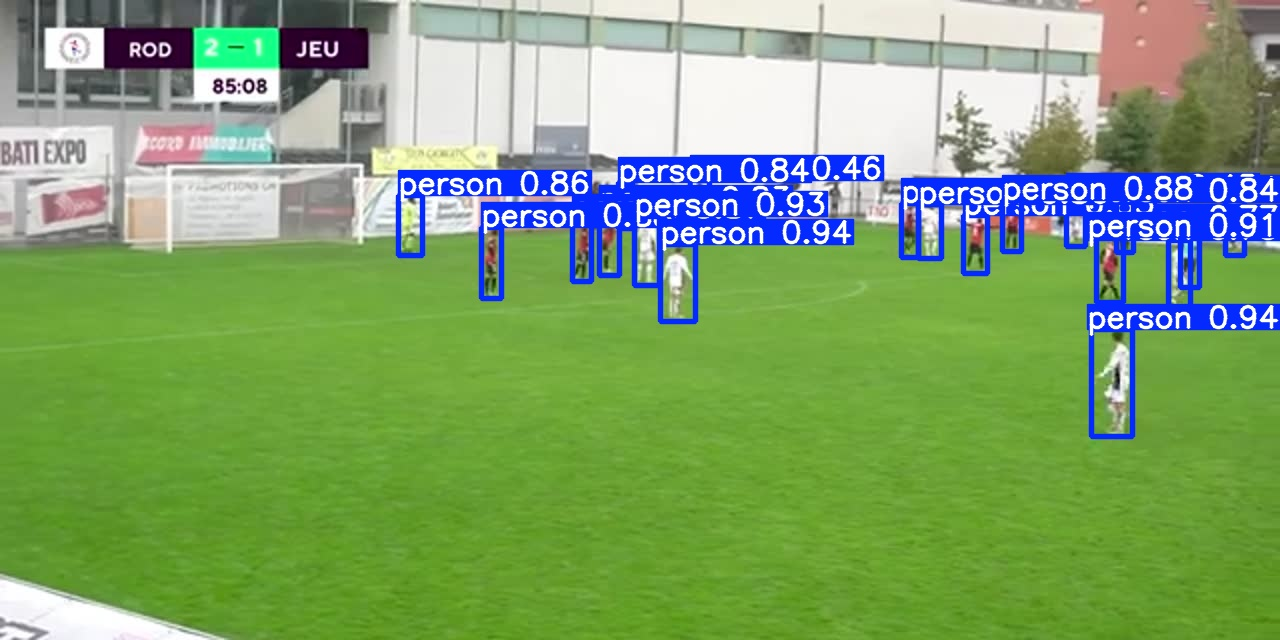
#> input picture DETECTION_SAMPLE.jpg, 1280 x 640 px
$ python -i auto_calibrate_pitch.py   (imports and definitions only)
#> lines starting #> are read from the running program, lines starting #| are printed output that depends on the picture; after the words box and inside, x2 and y2 are one past the last pixel; in counts of white or black regions, pixels touching at a corner belong together
import argparse
from pathlib import Path
import json

import cv2
import numpy as np


def detect_pitch_mask(img):
    hsv = cv2.cvtColor(img, cv2.COLOR_BGR2HSV)
    # broad green range; tweak if needed
    lower = np.array([25, 30, 30])
    upper = np.array([90, 255, 255])
    mask = cv2.inRange(hsv, lower, upper)
    mask = cv2.medianBlur(mask, 5)
    kernel = np.ones((5, 5), np.uint8)
    mask = cv2.morphologyEx(mask, cv2.MORPH_CLOSE, kernel, iterations=2)
    return mask


# [69 lines left out: functions cluster_lines, fit_lines, intersections, order_corners, not called in this run]


def auto_calibrate(frame_path, pitch_w=105.0, pitch_h=68.0):
#> called with frame_path = '../DETECTION_SAMPLE.jpg', pitch_w = 105, pitch_h = 68
    img = cv2.imread(str(frame_path))
#> img is the input picture: shape (640, 1280, 3); mean B, G, R 108.2, 162.4, 127.8
    if img is None:
        raise RuntimeError(f"Cannot read image: {frame_path}")
    h, w = img.shape[:2]
#> h = 640; w = 1280

    mask = detect_pitch_mask(img)
#> in detect_pitch_mask, `hsv = cv2.cvtColor(img, cv2.COLOR_BGR2HSV)`: hsv: shape (640, 1280, 3); mean H, S, V 53.7, 126.5, 176.1
#> in detect_pitch_mask, `mask = cv2.inRange(hsv, lower, upper)`:
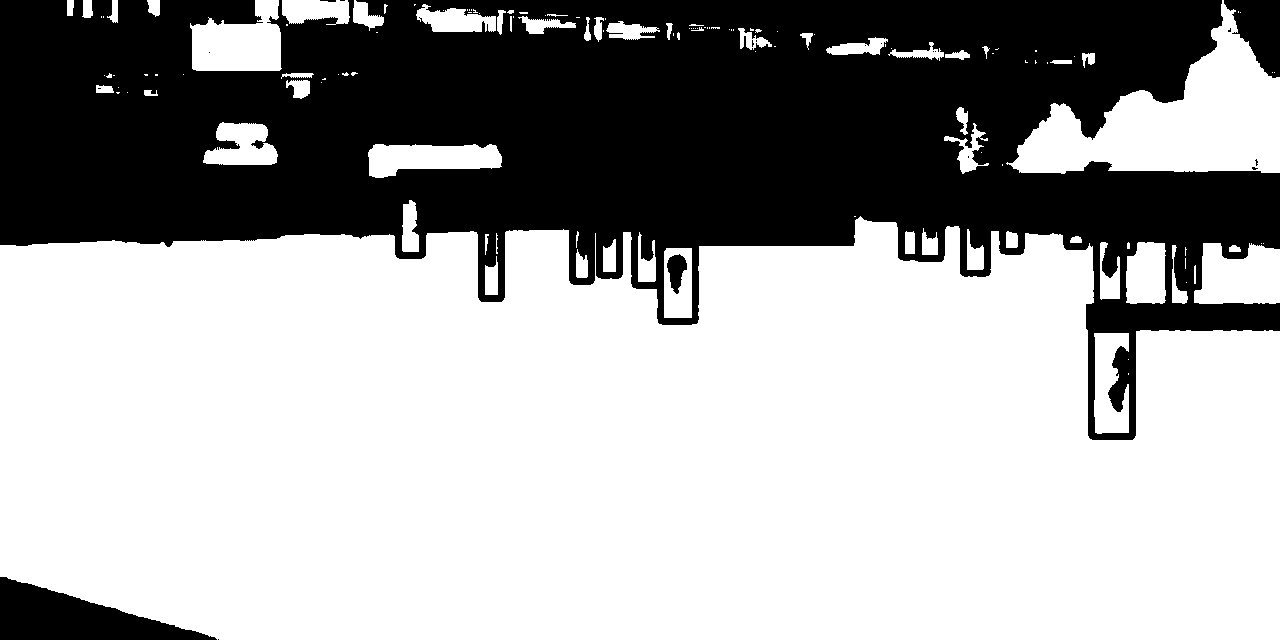
#> mask: shape (640, 1280); 64.5% white; 19 black regions (14 under 20 px), largest, box (x1, y1, x2, y2) and area: (0, 0, 1280, 440) 280745, (0, 577, 217, 640) 7144, (1224, 0, 1280, 78) 2702, (667, 254, 687, 294) 489, (320, 0, 336, 2) 24
#> in detect_pitch_mask, `mask = cv2.medianBlur(mask, 5)`:
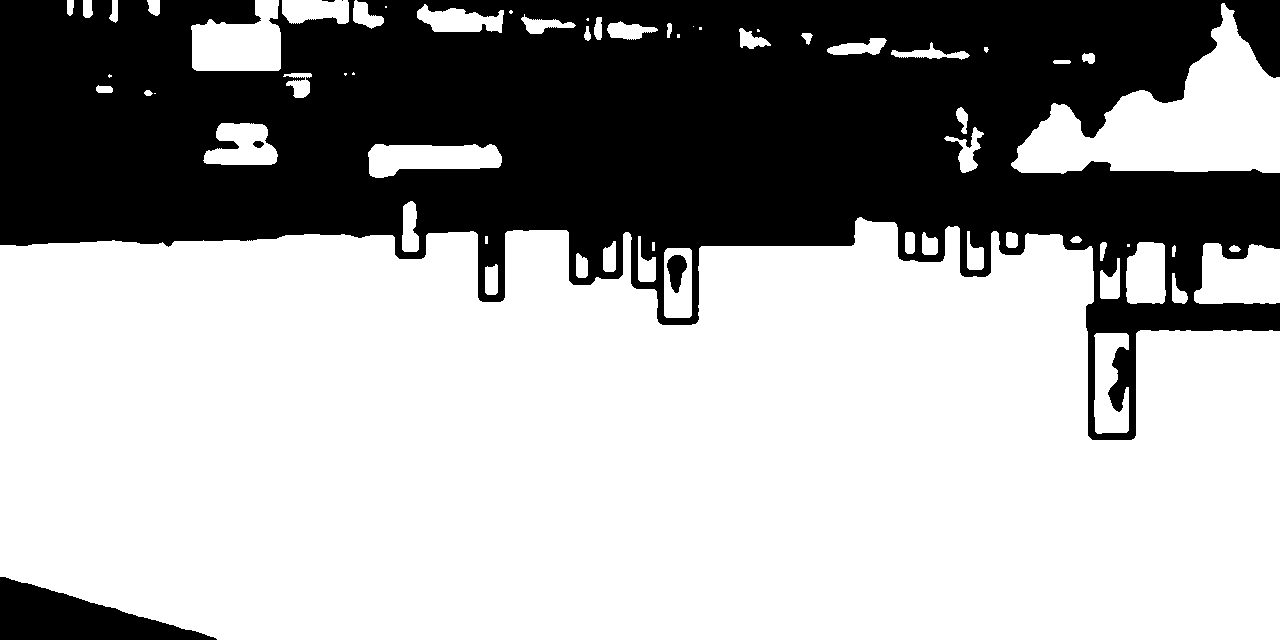
#> mask: shape (640, 1280); 64.3% white; 6 black regions (2 under 20 px), largest, box (x1, y1, x2, y2) and area: (0, 0, 1280, 440) 284468, (0, 577, 217, 640) 7142, (667, 255, 687, 293) 484, (253, 141, 264, 148) 57
#> in detect_pitch_mask, `mask = cv2.morphologyEx(mask, cv2.MORPH_CLOSE, kernel, iterations=2)`:
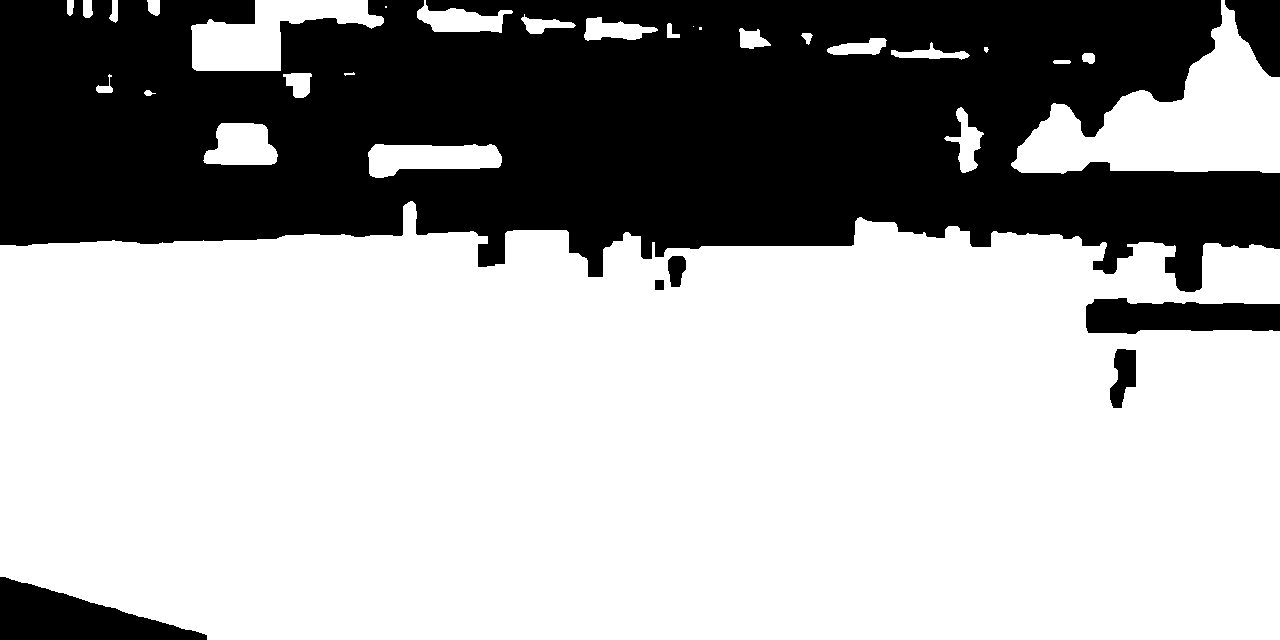
#> mask: shape (640, 1280); 65.5% white; 7 black regions, largest, box (x1, y1, x2, y2) and area: (0, 0, 1280, 292) 265530, (0, 577, 207, 640) 7113, (1086, 298, 1280, 334) 5516
    edges = cv2.Canny(mask, 50, 150, apertureSize=3)
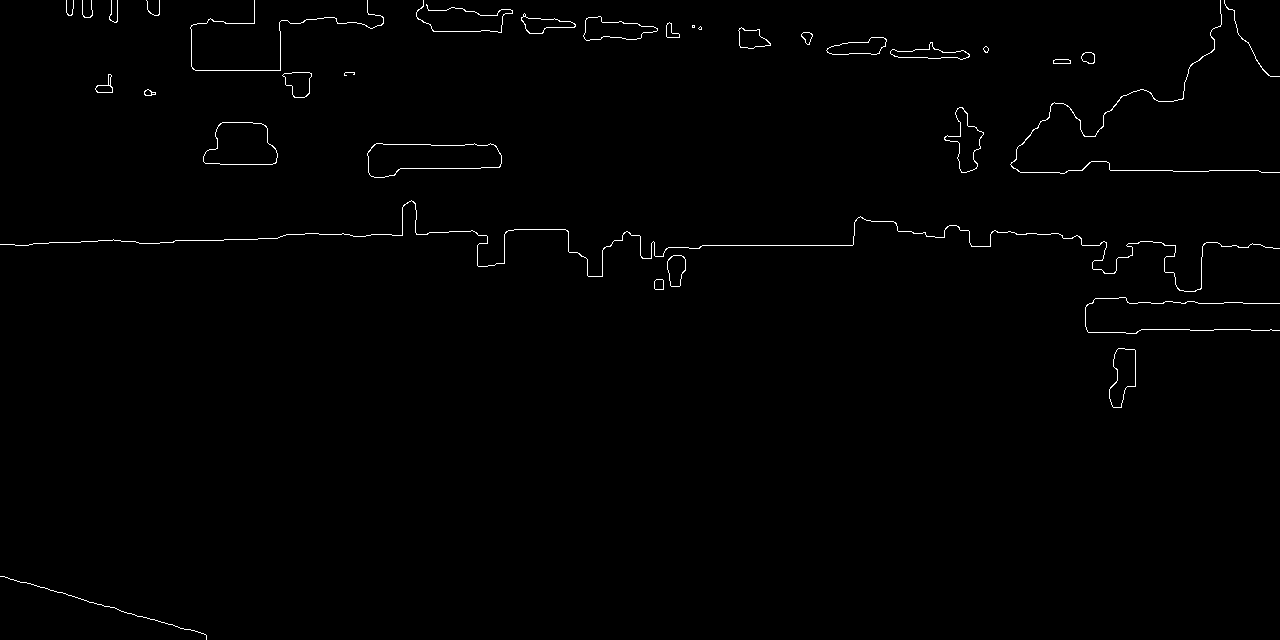
#> edges: shape (640, 1280); 0.76% white in thin lines or dots

    lines = cv2.HoughLinesP(
        edges,
        rho=1,
        theta=np.pi / 180.0,
        threshold=80,
        minLineLength=min(w, h) * 0.25,
        maxLineGap=20,
    )
#> lines = [[2, 576, 205, 634]]
    if lines is None or len(lines) < 4:
#> (the run stopped early here; a loop or call above may not have finished)

$ run again, on view_samples/000001.jpg
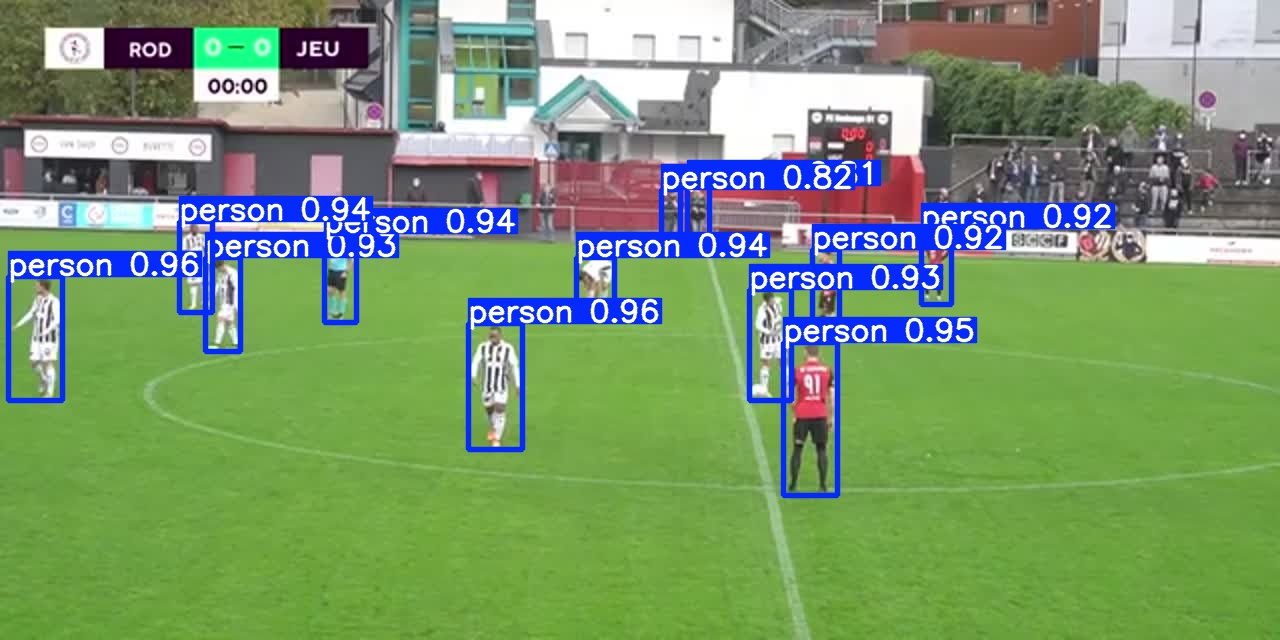
#> input picture view_samples/000001.jpg, 1280 x 640 px
#> in auto_calibrate, img is the input picture: shape (640, 1280, 3); mean B, G, R 110.2, 151, 122.2
#> hsv: shape (640, 1280, 3); mean H, S, V 65.3, 112.6, 167.7
#> in detect_pitch_mask, `mask = cv2.inRange(hsv, lower, upper)`:
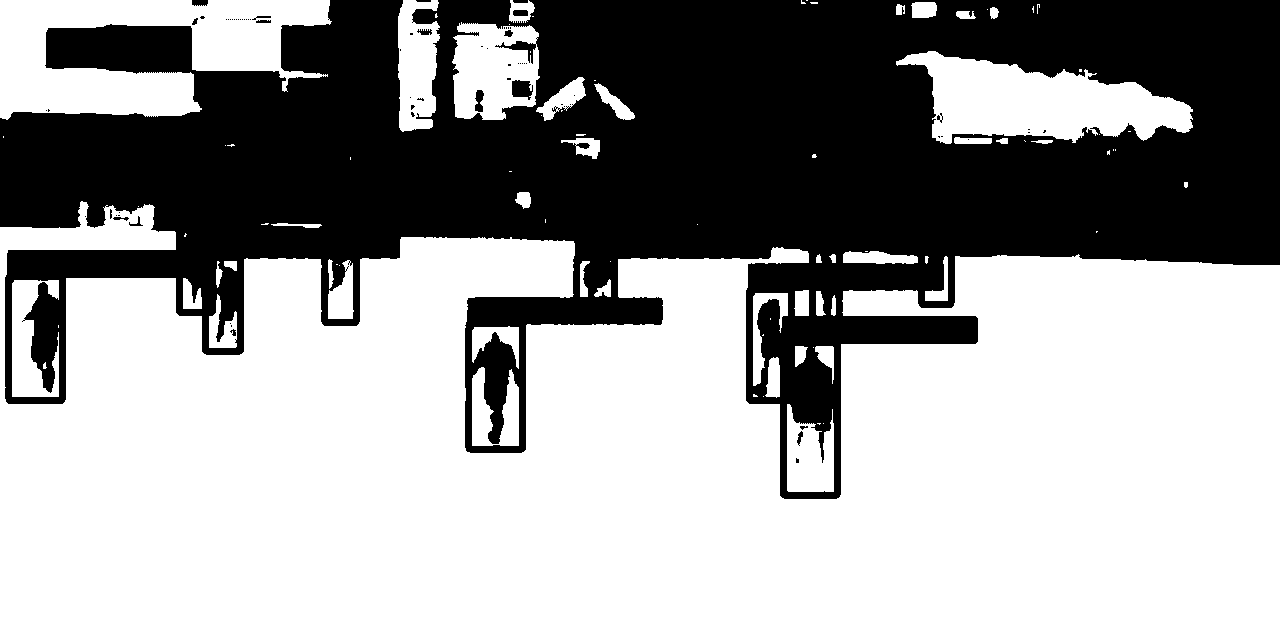
#> mask: shape (640, 1280); 61.7% white; 71 black regions (54 under 20 px), largest, box (x1, y1, x2, y2) and area: (0, 0, 1280, 499) 312882, (512, 80, 533, 100) 310, (475, 90, 484, 112) 142
#> in auto_calibrate, `edges = cv2.Canny(mask, 50, 150, apertureSize=3)`:
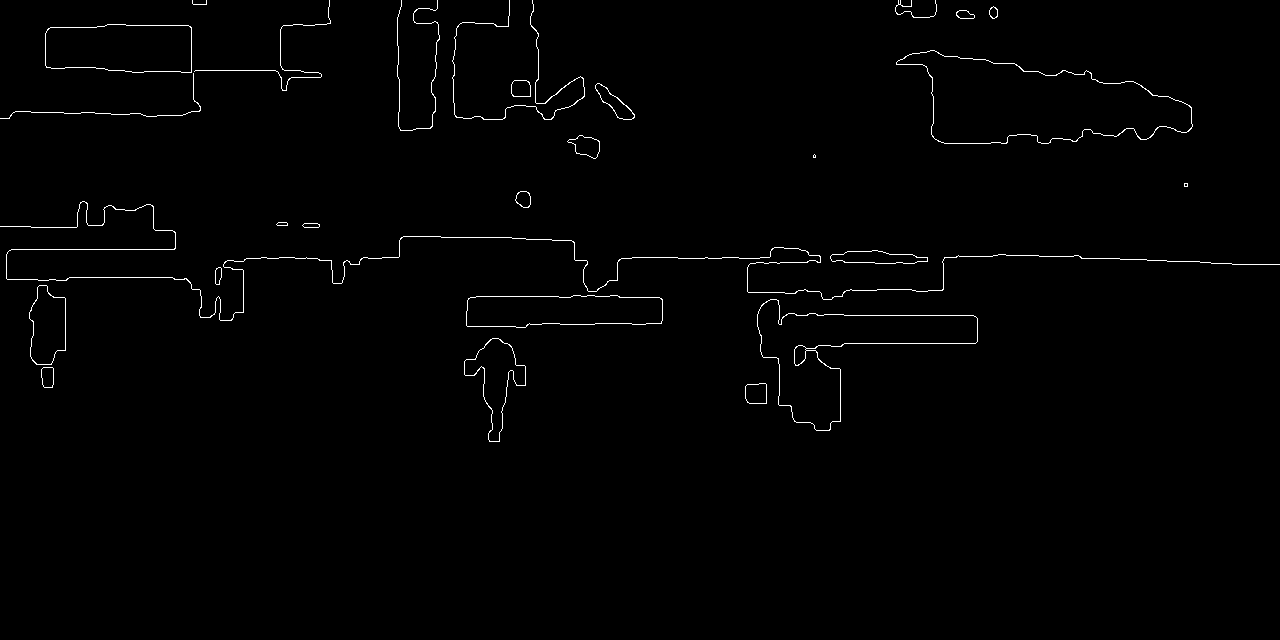
#> edges: shape (640, 1280); 0.93% white in thin lines or dots, all inside (x1, y1, x2, y2) = (0, 0, 1280, 442)
#> lines = [[1081, 258, 1273, 264], [11, 249, 174, 249], [779, 315, 973, 315]]
